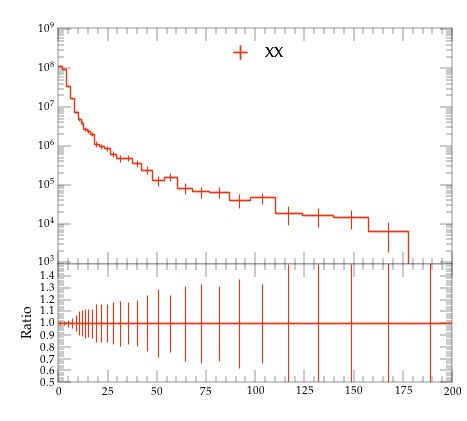

The script that saved this image:
#! /usr/bin/env python

# This Python script was auto-generated using YODA v2.0.2.
# Analysis object: /MC_HFJETS_NOTNORM/ptCHadrLead
# Timestamp: 29-07-2026 (15:49:37)

import matplotlib as mpl
import matplotlib.pyplot as plt
mpl.use('Agg') # comment out for interactive use
import os
import numpy as np

plotDir = os.path.split(os.path.realpath(__file__))[0]
if 'YODA_USER_PLOT_PATH' in globals():
    plot_outdir = globals()['YODA_USER_PLOT_PATH']
else:
    plot_outdir = plotDir

#plot style
plt.style.use(os.path.join(plotDir, '../default.mplstyle'))
# plot metadata
figW, figH = plt.rcParams['figure.figsize']
ax_xLabel = r''
ax_yLabel = r''
ax_title  = r''
ax_xScale = 'linear'
ax_yScale = 'log'
xLims = (0.0, 200.0)
yLims = (900.0, 1100000000.0)

# TeX-friendly labels for the legend
labels = {
    'legend' : ([ r"XX" ], r""),
}

# Adjust canvas width and height
canvasW = 10.0
canvasH = 9.0
figW *= canvasW/10.
figH *= canvasH/9.

# Create figure and axis objects
fig, (ax, ratio0_ax) = plt.subplots(2, 1, sharex=True,
                  figsize=(figW,figH), gridspec_kw={'height_ratios': (6.0, 3.0)})

# Set figure margins
plt.subplots_adjust(
    left   = 1.0 * plt.rcParams['figure.subplot.left'],
    right  = 1.0 * plt.rcParams['figure.subplot.right'],
    top    = 1.0 * plt.rcParams['figure.subplot.top'],
    bottom = 1.0 * plt.rcParams['figure.subplot.bottom'])

ratio0_ax.yaxis.set_major_locator(mpl.ticker.MultipleLocator(0.1))
ratio0_ax.set_ylim(0.5, 1.4999)
ratio0_ax.set_ylabel('Ratio')

# the numerical data is stored in a separate file
dataf = dict()
prefix = os.path.split(__file__)[0]
if prefix:    prefix = prefix + '/'
exec(open(prefix+'ptCHadrLead__data.py').read(), dataf)


legend_handles = dict() # keep track of handles for the legend

# style options for curves
# starts at zorder>=5 to draw curve on top of legend
styles = {
  'YYY': {
    'color' : '#EE3311',
    'linestyle' : '-',
    'linewidth' : 1,
    'marker' : 'none',
    'markersize' : 2,
    'capsize' : 0.0,
    'zorder' : 5,
    'histstyle' : 1,
    'drawstyle' : 'steps-pre',
    'xerrorbars' : 1,
    'yerrorbars' : 1,
    'fillcolor' : None,
    'fillopacity' : 1.0,
    'ratio0_linestyle' : '-',
    'ratio0_linewidth' : 1,
    'ratio0_marker' : 'none',
    'ratio0_markersize' : 2,
    'ratio0_capsize' : 0.0,
    'ratio0_zorder' : 5,
    'ratio0_histstyle' : 1,
    'ratio0_drawstyle' : 'steps-pre',
    'ratio0_xerrorbars' : 1,
    'ratio0_yerrorbars' : 1,
  },
}

# curve from input yoda files in main panel
for label, yvals in dataf['yvals'].items():
    if all(np.isnan(v) for v in dataf['yvals'][label]):
        continue
    tmp = None
    if styles[label]['histstyle']: # draw as histogram
        xpos = dataf['xedges'][label] if styles[label]['drawstyle'] else dataf['xpoints'][label]
        ypos = np.insert(yvals, 0, yvals[0]) if styles[label]['drawstyle'] else yvals
        if styles[label]['fillcolor']: # fill area below curve
            ax.fill_between(xpos, ypos, step='pre',
                            color=styles[label]['fillcolor'],
                            alpha=styles[label]['fillopacity'])
        tmp, = ax.plot(xpos, ypos,
                       color=styles[label]['color'],
                       linestyle=styles[label]['linestyle'],
                       linewidth=styles[label]['linewidth'],
                       drawstyle=styles[label]['drawstyle'], solid_joinstyle='miter',
                       zorder=styles[label]['zorder'], label=label)
    tmp = ax.errorbar(dataf['xpoints'][label], yvals,
                      xerr=np.array(dataf['xerrs'][label])*styles[label]['xerrorbars'],
                      yerr=np.array(dataf['yerrs'][label])*styles[label]['yerrorbars'],
                      fmt=styles[label]['marker'], capsize=styles[label]['capsize'],
                      markersize=styles[label]['markersize'],
                      ecolor=styles[label]['color'],
                      color=styles[label]['color'], zorder=styles[label]['zorder'])
    tmp[-1][0].set_linestyle(styles[label]['linestyle'])
    tmp[-1][0].set_linewidth(styles[label]['linewidth'])
    if label in dataf['add_legend_handle']:  legend_handles[label] = tmp
    for varLabel in dataf['variation_yvals'].keys():
        if varLabel.startswith(label):
            tmp, = ax.plot(dataf['xedges'][label], dataf['variation_yvals'][varLabel],
                           color=styles[label]['color'],
                           linestyle=styles[label]['linestyle'],
                           linewidth=styles[label]['linewidth'],
                           drawstyle='steps-pre', solid_joinstyle='miter',
                           zorder=styles[label]['zorder'], alpha=0.5)


# plots on ratio panel
# curve from input yoda files in ratio panel
for label, yvals in dataf['ratio0_yvals'].items():
    if all(np.isnan(v) for v in yvals):
        continue
    if styles[label]['ratio0_histstyle']: # plot as histogram
        xpos = dataf['xedges']['YYY'] if styles[label]['ratio0_drawstyle'] else dataf['xpoints']['YYY']
        ypos = np.insert(yvals, 0, yvals[0]) if styles[label]['ratio0_drawstyle'] else yvals
        ratio0_ax.plot(xpos, ypos,
                       color=styles[label]['color'],
                       linewidth=styles[label]['linewidth'],
                       linestyle=styles[label]['ratio0_linestyle'],
                       drawstyle=styles[label]['ratio0_drawstyle'], zorder=styles[label]['zorder'],
                       solid_joinstyle='miter')
    tmp = ratio0_ax.errorbar(dataf['xpoints']['YYY'], yvals,
                             xerr=np.array(dataf['ref_xerrs'])*styles[label]['ratio0_xerrorbars'],
                             yerr=np.array(dataf['ratio0_yerrs'][label])*styles[label]['ratio0_yerrorbars'],
                             fmt=styles[label]['ratio0_marker'], capsize=styles[label]['ratio0_capsize'],
                             markersize=styles[label]['ratio0_markersize'],
                             ecolor=styles[label]['color'],
                             color=styles[label]['color'])
    tmp[-1][0].set_linestyle(styles[label]['ratio0_linestyle'])
    tmp[-1][0].set_linewidth(styles[label]['ratio0_linewidth'])

    for varlabel in dataf['ratio0_variation_vals'].keys():
        if varlabel.startswith(label):
            ratio0_ax.plot(dataf['xedges']['YYY'],
                            dataf['ratio0_variation_vals'][varlabel],
                            color=styles[label]['color'],
                            linestyle=styles[label]['linestyle'],
                            linewidth=styles[label]['linewidth'],
                            drawstyle='steps-pre', solid_joinstyle='miter',
                            zorder=1, alpha=0.5)

legend_items = list(legend_handles.values())
ax.add_artist(ax.legend(legend_items,
                        labels['legend'][0],
                        title=labels['legend'][1],
                        alignment='left',
                        loc='upper center',
                        bbox_to_anchor=(0.5, 0.97)))

# set plot metadata as defined above
ratio0_ax.set_xlabel(ax_xLabel)
ratio0_ax.xaxis.set_label_coords(1., -0.15)
ax.set_ylabel(ax_yLabel, ha='right', va='top')
ax.yaxis.set_label_coords(-0.11, 1.0)
ax.set_title(ax_title, loc='left')
ax.set_xscale(ax_xScale)
ax.set_yscale(ax_yScale)
ax.set_xlim(xLims)
ax.set_ylim(yLims)

# tick formatting
plt.rcParams['xtick.top'] = True
plt.rcParams['ytick.right'] = True
ax.yaxis.set_major_locator(mpl.ticker.LogLocator(base=10.0, numticks=np.inf))
ax.yaxis.set_minor_locator(mpl.ticker.LogLocator(
                           base=10.0, subs=np.arange(0.1, 1, 0.1), numticks=np.inf))
fig.align_ylabels((ax, ratio0_ax))
plt.savefig(os.path.join(plot_outdir, 'ptCHadrLead.pdf'), format='PDF')
plt.savefig(os.path.join(plot_outdir, 'ptCHadrLead.png'), format='PNG')

plt.close(fig)
